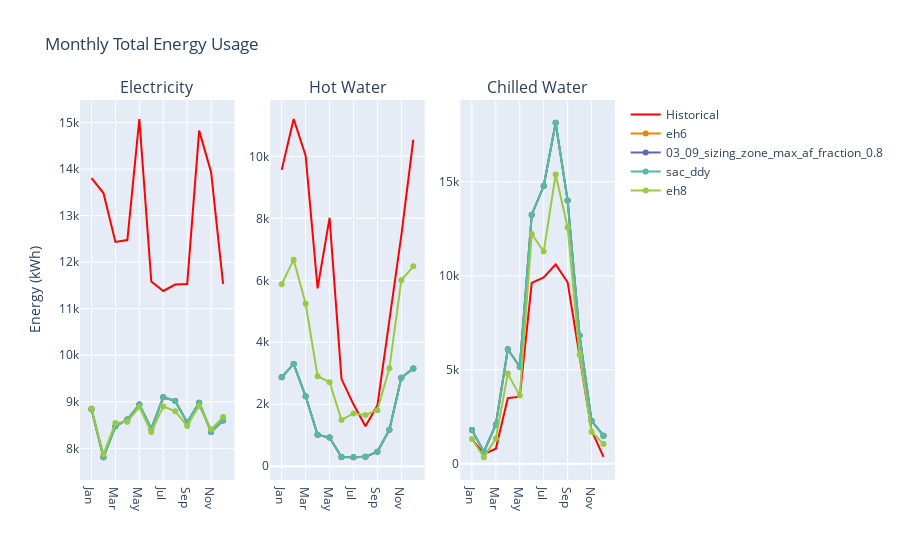

The notebook cell saved with this chart:
### Code cell
c.plot_datasets_monthly()

### Figure 1 — Plotly figure (JSON) as saved in the notebook; plotly's stock layout.template omitted (floating-point values rounded to 4 significant figures)
{"data": [{"legendgroup": "Months", "line": {"color": "red"}, "mode": "lines", "name": "Historical", "showlegend": true, "type": "scatter", "x": ["Jan", "Feb", "Mar", "Apr", "May", "Jun", "Jul", "Aug", "Sep", "Oct", "Nov", "Dec"], "xaxis": "x", "y": [13800.0, 13490.0, 12440.0, 12480.0, 15080.0, 11580.0, 11380.0, 11520.0, 11530.0, 14830.0, 13930.0, 11530.0], "yaxis": "y"}, {"legendgroup": "Months", "line": {"color": "red"}, "mode": "lines", "name": "Historical", "showlegend": false, "type": "scatter", "x": ["Jan", "Feb", "Mar", "Apr", "May", "Jun", "Jul", "Aug", "Sep", "Oct", "Nov", "Dec"], "xaxis": "x2", "y": [9564.0, 11210.0, 10020.0, 5740.0, 8016.0, 2813.0, 1999.0, 1290.0, 1966.0, 4721.0, 7453.0, 10540.0], "yaxis": "y2"}, {"legendgroup": "Months", "line": {"color": "red"}, "mode": "lines", "name": "Historical", "showlegend": false, "type": "scatter", "x": ["Jan", "Feb", "Mar", "Apr", "May", "Jun", "Jul", "Aug", "Sep", "Oct", "Nov", "Dec"], "xaxis": "x3", "y": [1309.0, 517.9, 798.2, 3495.0, 3561.0, 9626.0, 9910.0, 10610.0, 9656.0, 5664.0, 1767.0, 365.6], "yaxis": "y3"}, {"legendgroup": "Months", "line": {"color": "rgb(229, 134, 6)"}, "mode": "lines+markers", "name": "eh6", "showlegend": true, "type": "scatter", "x": ["Jan", "Feb", "Mar", "Apr", "May", "Jun", "Jul", "Aug", "Sep", "Oct", "Nov", "Dec"], "xaxis": "x", "y": [8841.0, 7808.0, 8473.0, 8617.0, 8942.0, 8418.0, 9097.0, 9018.0, 8556.0, 8981.0, 8352.0, 8599.0], "yaxis": "y"}, {"legendgroup": "Months", "line": {"color": "rgb(229, 134, 6)"}, "mode": "lines+markers", "name": "eh6", "showlegend": false, "type": "scatter", "x": ["Jan", "Feb", "Mar", "Apr", "May", "Jun", "Jul", "Aug", "Sep", "Oct", "Nov", "Dec"], "xaxis": "x2", "y": [2871.0, 3303.0, 2257.0, 1013.0, 927.4, 300.3, 290.6, 303.0, 468.7, 1177.0, 2854.0, 3158.0], "yaxis": "y2"}, {"legendgroup": "Months", "line": {"color": "rgb(229, 134, 6)"}, "mode": "lines+markers", "name": "eh6", "showlegend": false, "type": "scatter", "x": ["Jan", "Feb", "Mar", "Apr", "May", "Jun", "Jul", "Aug", "Sep", "Oct", "Nov", "Dec"], "xaxis": "x3", "y": [1793.0, 637.7, 2094.0, 6094.0, 5162.0, 13250.0, 14780.0, 18140.0, 14000.0, 6821.0, 2285.0, 1495.0], "yaxis": "y3"}, {"legendgroup": "Months", "line": {"color": "rgb(93, 105, 177)"}, "mode": "lines+markers", "name": "03_09_sizing_zone_max_af_fraction_0.8", "showlegend": true, "type": "scatter", "x": ["Jan", "Feb", "Mar", "Apr", "May", "Jun", "Jul", "Aug", "Sep", "Oct", "Nov", "Dec"], "xaxis": "x", "y": [8841.0, 7808.0, 8473.0, 8617.0, 8942.0, 8418.0, 9097.0, 9018.0, 8556.0, 8981.0, 8352.0, 8599.0], "yaxis": "y"}, {"legendgroup": "Months", "line": {"color": "rgb(93, 105, 177)"}, "mode": "lines+markers", "name": "03_09_sizing_zone_max_af_fraction_0.8", "showlegend": false, "type": "scatter", "x": ["Jan", "Feb", "Mar", "Apr", "May", "Jun", "Jul", "Aug", "Sep", "Oct", "Nov", "Dec"], "xaxis": "x2", "y": [2871.0, 3303.0, 2257.0, 1013.0, 927.4, 300.3, 290.6, 303.0, 468.7, 1177.0, 2854.0, 3158.0], "yaxis": "y2"}, {"legendgroup": "Months", "line": {"color": "rgb(93, 105, 177)"}, "mode": "lines+markers", "name": "03_09_sizing_zone_max_af_fraction_0.8", "showlegend": false, "type": "scatter", "x": ["Jan", "Feb", "Mar", "Apr", "May", "Jun", "Jul", "Aug", "Sep", "Oct", "Nov", "Dec"], "xaxis": "x3", "y": [1793.0, 637.7, 2094.0, 6094.0, 5162.0, 13250.0, 14780.0, 18140.0, 14000.0, 6821.0, 2285.0, 1495.0], "yaxis": "y3"}, {"legendgroup": "Months", "line": {"color": "rgb(82, 188, 163)"}, "mode": "lines+markers", "name": "sac_ddy", "showlegend": true, "type": "scatter", "x": ["Jan", "Feb", "Mar", "Apr", "May", "Jun", "Jul", "Aug", "Sep", "Oct", "Nov", "Dec"], "xaxis": "x", "y": [8841.0, 7808.0, 8473.0, 8617.0, 8942.0, 8418.0, 9097.0, 9018.0, 8556.0, 8981.0, 8352.0, 8599.0], "yaxis": "y"}, {"legendgroup": "Months", "line": {"color": "rgb(82, 188, 163)"}, "mode": "lines+markers", "name": "sac_ddy", "showlegend": false, "type": "scatter", "x": ["Jan", "Feb", "Mar", "Apr", "May", "Jun", "Jul", "Aug", "Sep", "Oct", "Nov", "Dec"], "xaxis": "x2", "y": [2871.0, 3303.0, 2257.0, 1013.0, 927.4, 300.3, 290.6, 303.0, 468.7, 1177.0, 2854.0, 3158.0], "yaxis": "y2"}, {"legendgroup": "Months", "line": {"color": "rgb(82, 188, 163)"}, "mode": "lines+markers", "name": "sac_ddy", "showlegend": false, "type": "scatter", "x": ["Jan", "Feb", "Mar", "Apr", "May", "Jun", "Jul", "Aug", "Sep", "Oct", "Nov", "Dec"], "xaxis": "x3", "y": [1793.0, 637.7, 2094.0, 6094.0, 5162.0, 13250.0, 14780.0, 18140.0, 14000.0, 6821.0, 2285.0, 1495.0], "yaxis": "y3"}, {"legendgroup": "Months", "line": {"color": "rgb(153, 201, 69)"}, "mode": "lines+markers", "name": "eh8", "showlegend": true, "type": "scatter", "x": ["Jan", "Feb", "Mar", "Apr", "May", "Jun", "Jul", "Aug", "Sep", "Oct", "Nov", "Dec"], "xaxis": "x", "y": [8856.0, 7875.0, 8541.0, 8573.0, 8885.0, 8351.0, 8901.0, 8796.0, 8482.0, 8916.0, 8407.0, 8670.0], "yaxis": "y"}, {"legendgroup": "Months", "line": {"color": "rgb(153, 201, 69)"}, "mode": "lines+markers", "name": "eh8", "showlegend": false, "type": "scatter", "x": ["Jan", "Feb", "Mar", "Apr", "May", "Jun", "Jul", "Aug", "Sep", "Oct", "Nov", "Dec"], "xaxis": "x2", "y": [5871.0, 6667.0, 5243.0, 2905.0, 2714.0, 1494.0, 1704.0, 1655.0, 1811.0, 3161.0, 6002.0, 6451.0], "yaxis": "y2"}, {"legendgroup": "Months", "line": {"color": "rgb(153, 201, 69)"}, "mode": "lines+markers", "name": "eh8", "showlegend": false, "type": "scatter", "x": ["Jan", "Feb", "Mar", "Apr", "May", "Jun", "Jul", "Aug", "Sep", "Oct", "Nov", "Dec"], "xaxis": "x3", "y": [1314.0, 346.0, 1339.0, 4796.0, 3625.0, 12230.0, 11290.0, 15390.0, 12570.0, 5799.0, 1703.0, 1045.0], "yaxis": "y3"}], "layout": {"annotations": [{"font": {"size": 16}, "showarrow": false, "text": "Electricity", "x": 0.1444, "xanchor": "center", "xref": "paper", "y": 1, "yanchor": "bottom", "yref": "paper"}, {"font": {"size": 16}, "showarrow": false, "text": "Hot Water", "x": 0.5, "xanchor": "center", "xref": "paper", "y": 1, "yanchor": "bottom", "yref": "paper"}, {"font": {"size": 16}, "showarrow": false, "text": "Chilled Water", "x": 0.8556, "xanchor": "center", "xref": "paper", "y": 1, "yanchor": "bottom", "yref": "paper"}], "title": {"text": "Monthly Total Energy Usage"}, "xaxis": {"anchor": "y", "domain": [0, 0.2889]}, "xaxis2": {"anchor": "y2", "domain": [0.3556, 0.6444]}, "xaxis3": {"anchor": "y3", "domain": [0.7111, 1]}, "yaxis": {"anchor": "x", "domain": [0, 1], "title": {"text": "Energy (kWh)"}}, "yaxis2": {"anchor": "x2", "domain": [0, 1]}, "yaxis3": {"anchor": "x3", "domain": [0, 1]}}}
